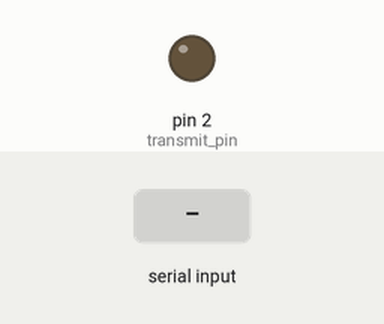
A sketch run on a simulated Arduino Uno, built with avr-gcc and run on an emulated ATmega328P. Shown: output pins drawn as LEDs (lit = HIGH). The inputs (shaded band) are chosen by the test bench. What the sketch prints to the serial monitor is not drawn.

Above: at 1.2 s.
1.3 s: "GS1" received over Serial
Timing chart, 0 to 4.3 s (numbered marks = the images above; inputs shaded):
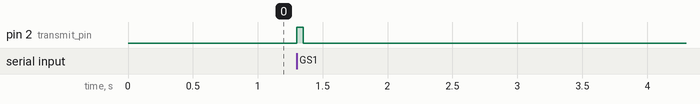

The sketch:

slave.ino
```cpp
String x;
int transmit_pin = 2;
float test_data = 0;

void setup() {
  Serial.begin(115200);
  Serial.setTimeout(1);
  pinMode(transmit_pin, OUTPUT);
  digitalWrite(transmit_pin, LOW);
}
void loop() {
  while (!Serial.available());
  x = Serial.readString();
  if (x == "GS1") {
    test_data = test_data + 1;
    digitalWrite(transmit_pin, HIGH);
    delay(50);
    Serial.println(post_data(test_data));
    Serial.flush();
    digitalWrite(transmit_pin, LOW);

  }
}

String post_data(float data) {
  String ps = "PS1 ";
  ps.concat(data);
  return ps;
}
```

Measured:
- after the input at 1.3 s, pin 2 (transmit_pin): LOW → HIGH at once, → LOW 0.05 s later
